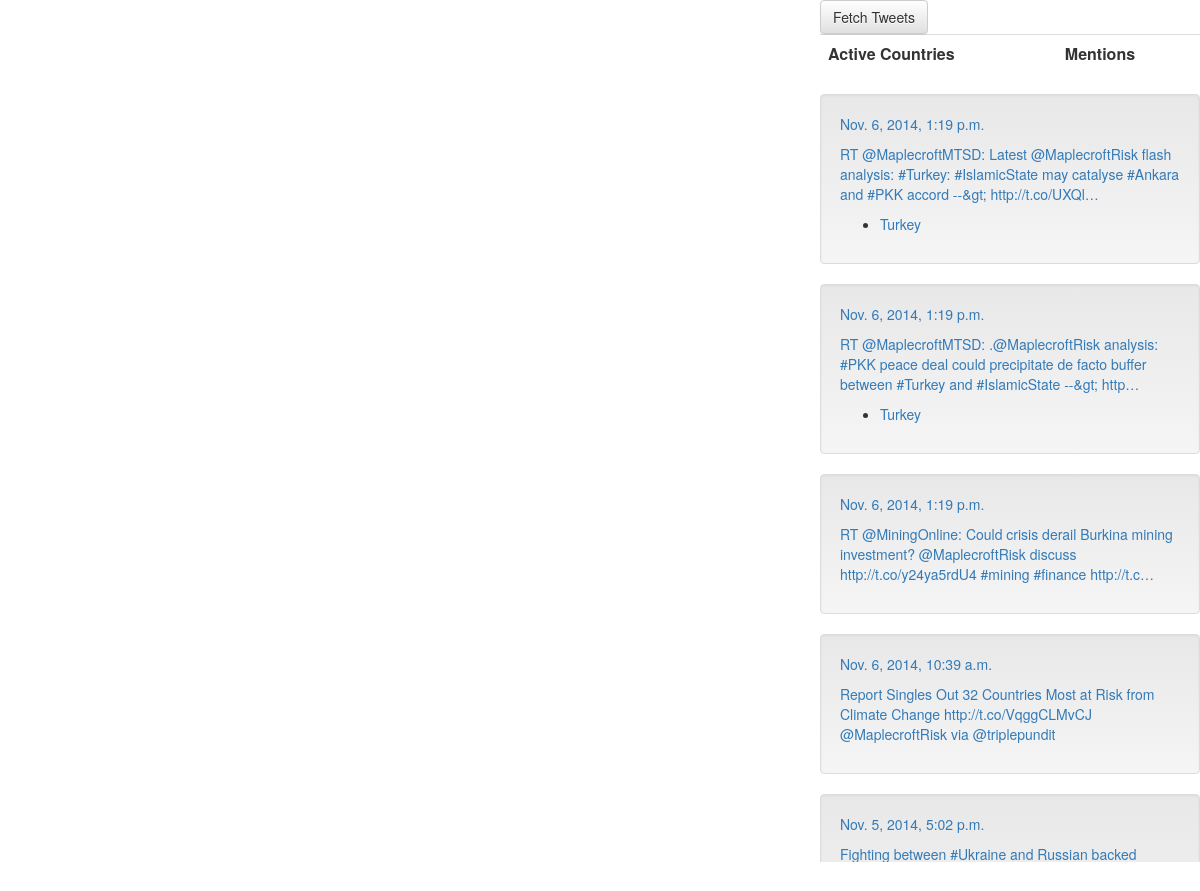
The page / on the database its author committed.
### tweetlocator/models.py (models this page shows, shortened)
class Tweet(models.Model):
    author = models.CharField(max_length=64)
    tweet = models.TextField()
    created = models.DateTimeField(default=datetime.now,blank=True,null=True)
    tweet_created = models.DateTimeField(blank=True,null=True)
    tweet_id = models.CharField(max_length=32,null=True,blank=True)
    country_of_interest = models.ManyToManyField('TweetCountry',blank=True, null=True)

class TweetCountry(models.Model):
    class Meta:
        verbose_name_plural = "Tweet Countries"
    name = models.CharField(max_length=128)
    iso_code = models.CharField(max_length=2)
    lat = models.CharField(max_length=16,blank=True,null=True)
    lng = models.CharField(max_length=16,blank=True,null=True)
    def tweet_count(self):
        return self.tweet_set.all().count()

### tweetlocator/views.py (the view)
# urls.py: url(r'^', TweetMapView.as_view(), name="map-viewer")
class TweetMapView(ListView):
    model = Tweet
    template_name = "map.html"
    context_object_name = "tweets"

### templates/map.html (shortened to what this page needs)
{% extends "base.html" %}
{% block left_column %}
    <div id="map-canvas" style="width: 100%; height: 100%">
    </div>
{% endblock %}
{% block right_column %}
    <div class="active-info">
        <a class="fetch-data btn btn-large btn-default">Fetch Tweets</a>
        <table class="table">
            <th>Active Countries</th><th>Mentions</th>
        </table>
    </div>
    <div class="tweet-list">
    {% for tweet in tweets %}
        <div class="well tweet" data-tweet_id="{{ tweet.tweet_id }}">
          <a class="tweet-focus">
          <p>{{ tweet.tweet_created }}</p>
          <p>{{ tweet.tweet }}</p>
          </a>
        <ul>
           {%  for country in tweet.country_of_interest.all %}
               <li><a class="country-focus" data-name="{{ country.name }}" data-tweets="{{ country.tweet_count }}" data-lat="{{ country.lat }}" data-lng="{{ country.lng }}">{{ country.name }}</a></li>
           {%  endfor  %}
        </ul>
        </div>
    {% endfor %}
    </div>
{% endblock %}

### templates/base.html (shortened to what this page needs)
<html>
<head>
<link rel="stylesheet" href="https://maxcdn.bootstrapcdn.com/bootstrap/3.3.0/css/bootstrap.min.css">
<link rel="stylesheet" href="https://maxcdn.bootstrapcdn.com/bootstrap/3.3.0/css/bootstrap-theme.min.css">
</head>
<body>
{% block content %}
<div class="row">
<div class="col-md-8">
    {% block left_column %}{% endblock %}
</div>
<div class="col-md-4">
    {% block right_column %}{% endblock %}
</div>
</div>
{% endblock content %}
</body>
</html>

### templates/map.html (style rules this page uses)
.tweet-list { max-height: 768px; overflow-y: scroll; }

### rows shown on the page
Tweet: tweet_created "Nov. 6, 2014, 1:19 p.m.", tweet "RT @MaplecroftMTSD: Latest @MaplecroftRisk flash analysis: #Turkey: #IslamicState may catalyse #Ankara and #PKK accord --&gt; http://t.co/UXQl…"
TweetCountry: name "Turkey"
Tweet: tweet_created "Nov. 6, 2014, 1:19 p.m.", tweet "RT @MaplecroftMTSD: .@MaplecroftRisk analysis: #PKK peace deal could precipitate de facto buffer between #Turkey and #IslamicState --&gt; http…"
Tweet: tweet_created "Nov. 6, 2014, 1:19 p.m.", tweet "RT @MiningOnline: Could crisis derail Burkina mining investment? @MaplecroftRisk discuss http://t.co/y24ya5rdU4 #mining #finance http://t.c…"
Tweet: tweet_created "Nov. 6, 2014, 10:39 a.m.", tweet "Report Singles Out 32 Countries Most at Risk from Climate Change http://t.co/VqggCLMvCJ @MaplecroftRisk via @triplepundit"
Tweet: tweet_created "Nov. 5, 2014, 5:02 p.m.", tweet "Fighting between #Ukraine and Russian backed…"
